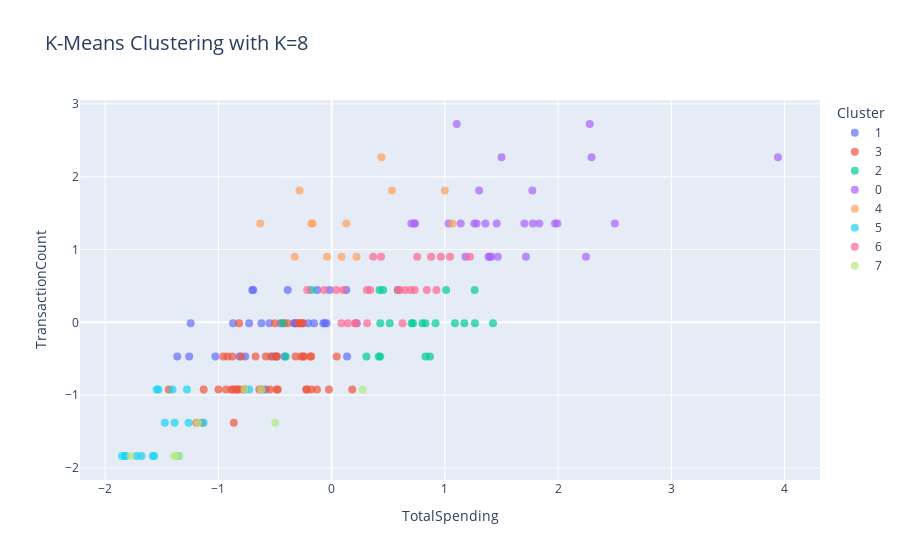

Notebook code cell kept with this figure:
### Code cell
fig_kmeans = px.scatter(
    customer_features,
    x="TotalSpending",
    y="TransactionCount",
    color=customer_features["Best_KMeans_Cluster"].astype(str),
    title=f"K-Means Clustering with K={best_k}",
    labels={"color": "Cluster"},
    hover_data=["CustomerID", "Region"]
)
fig_kmeans.update_traces(marker=dict(size=8, opacity=0.7))
fig_kmeans.update_layout(title_font_size=20, legend_title_font_size=14)
fig_kmeans.show()

### Figure 1 — Plotly figure (JSON) as saved in the notebook; plotly's stock layout.template omitted (floating-point values rounded to 4 significant figures)
{"data": [{"customdata": [["C0001", 3], ["C0016", 2], ["C0019", 1], ["C0025", 3], ["C0042", 2], ["C0055", 2], ["C0056", 0], ["C0069", 1], ["C0076", 3], ["C0088", 0], ["C0094", 2], ["C0103", 1], ["C0116", 2], ["C0118", 3], ["C0119", 1], ["C0121", 1], ["C0127", 1], ["C0137", 3], ["C0146", 0], ["C0152", 3], ["C0154", 2], ["C0157", 2], ["C0158", 3], ["C0164", 1], ["C0172", 1], ["C0174", 3], ["C0177", 0], ["C0178", 0], ["C0189", 2], ["C0191", 3], ["C0192", 3], ["C0199", 1]], "hovertemplate": "Cluster=1<br>TotalSpending=%{x}<br>TransactionCount=%{y}<br>CustomerID=%{customdata[0]}<br>Region=%{customdata[1]}<extra></extra>", "legendgroup": "1", "marker": {"color": "#636efa", "opacity": 0.7, "size": 8, "symbol": "circle"}, "mode": "markers", "name": "1", "orientation": "v", "showlegend": true, "type": "scatter", "x": [-0.0617, 0.2227, -0.701, -1.027, -0.5825, -0.3335, -0.1556, -0.322, -0.6205, -0.7286, -1.258, -0.5496, -0.3876, -0.0178, -1.245, -1.364, -0.1282, -0.07372, -0.4904, -0.04456, 0.1293, -0.8704, 0.1363, -0.2077, -0.6923, -0.3147, -0.5238, -0.4149, -0.4508, -0.2567, -0.7629, -0.814], "xaxis": "x", "y": [-0.01146, -0.01146, 0.4446, -0.4675, -0.9235, -0.01146, -0.01146, -0.01146, -0.01146, -0.01146, -0.4675, -0.01146, 0.4446, 0.4446, -0.01146, -0.4675, 0.4446, -0.01146, -0.4675, -0.01146, 0.4446, -0.01146, -0.4675, -0.01146, 0.4446, -0.01146, -0.4675, -0.4675, -0.01146, -0.01146, -0.4675, -0.4675], "yaxis": "y"}, {"customdata": [["C0002", 0], ["C0005", 0], ["C0007", 0], ["C0010", 1], ["C0026", 2], ["C0027", 0], ["C0029", 2], ["C0030", 2], ["C0031", 3], ["C0035", 2], ["C0036", 2], ["C0038", 2], ["C0044", 1], ["C0050", 2], ["C0052", 3], ["C0062", 1], ["C0063", 1], ["C0066", 1], ["C0070", 1], ["C0071", 3], ["C0072", 2], ["C0074", 1], ["C0077", 3], ["C0085", 3], ["C0086", 1], ["C0092", 0], ["C0095", 3], ["C0106", 0], ["C0111", 1], ["C0112", 3], ["C0115", 0], ["C0120", 3], ["C0125", 2], ["C0129", 3], ["C0131", 2], ["C0132", 1], ["C0133", 3], ["C0135", 1], ["C0140", 0], ["C0142", 0], ["C0159", 0], ["C0160", 2], ["C0166", 1], ["C0167", 1], ["C0185", 2], ["C0186", 0], ["C0190", 3], ["C0193", 0], ["C0197", 1]], "hovertemplate": "Cluster=3<br>TotalSpending=%{x}<br>TransactionCount=%{y}<br>CustomerID=%{customdata[0]}<br>Region=%{customdata[1]}<extra></extra>", "legendgroup": "3", "marker": {"color": "#EF553B", "opacity": 0.7, "size": 8, "symbol": "circle"}, "mode": "markers", "name": "3", "orientation": "v", "showlegend": true, "type": "scatter", "x": [-0.8777, -0.7839, -0.4855, -0.9572, 0.04471, -0.4947, -0.9198, -0.502, -0.7997, -0.4812, -0.8694, -0.4215, -0.1298, -0.218, -0.5357, -0.9998, -1.143, 0.1816, -0.187, -1.13, -0.2559, -0.2254, -1.439, -0.4754, -0.3898, -0.2469, -1.194, -0.2888, -0.8174, -0.8248, -0.1806, -0.5455, -0.2699, -0.6169, -0.8334, -0.884, -0.3189, -0.1815, -0.8638, -0.6719, -0.763, -0.2956, -0.5809, -0.6383, -0.02352, -0.933, -0.2649, -0.2506, -0.8417], "xaxis": "x", "y": [-0.4675, -0.9235, -0.9235, -0.4675, -0.4675, -0.4675, -0.4675, -0.01146, -0.4675, -0.4675, -0.9235, -0.01146, -0.9235, -0.9235, -0.4675, -0.9235, -1.38, -0.9235, -0.4675, -0.9235, -0.01146, -0.9235, -0.9235, -0.9235, -0.01146, -0.4675, -1.38, -0.01146, -0.01146, -0.9235, -0.9235, -0.9235, -0.4675, -0.9235, -0.9235, -0.9235, -0.4675, -0.4675, -1.38, -0.4675, -0.9235, -0.01146, -0.4675, -0.9235, -0.9235, -0.9235, -0.01146, -0.4675, -0.9235], "yaxis": "y"}, {"customdata": [["C0003", 3], ["C0006", 3], ["C0018", 2], ["C0037", 1], ["C0039", 3], ["C0053", 1], ["C0079", 2], ["C0091", 3], ["C0096", 3], ["C0114", 1], ["C0117", 2], ["C0134", 0], ["C0136", 0], ["C0138", 0], ["C0148", 3], ["C0149", 1], ["C0163", 3], ["C0168", 3], ["C0169", 3], ["C0170", 1], ["C0171", 3], ["C0182", 1], ["C0196", 1], ["C0200", 0]], "hovertemplate": "Cluster=2<br>TotalSpending=%{x}<br>TransactionCount=%{y}<br>CustomerID=%{customdata[0]}<br>Region=%{customdata[1]}<extra></extra>", "legendgroup": "2", "marker": {"color": "#00cc96", "opacity": 0.7, "size": 8, "symbol": "circle"}, "mode": "markers", "name": "2", "orientation": "v", "showlegend": true, "type": "scatter", "x": [-0.4059, 0.4159, 0.7191, 0.4297, 0.4225, 1.012, 0.429, -0.1803, 1.425, 1.265, 0.3069, -0.4311, 0.4549, 1.172, 1.089, 0.5128, 1.263, 0.8679, 0.5831, 0.8011, 0.9179, 0.8279, 0.8291, 0.7064], "xaxis": "x", "y": [-0.4675, -0.4675, -0.01146, -0.01146, 0.4446, 0.4446, -0.4675, 0.4446, -0.01146, -0.01146, -0.4675, -0.01146, 0.4446, -0.01146, -0.01146, -0.01146, 0.4446, -0.4675, 0.4446, -0.01146, -0.01146, -0.01146, -0.4675, -0.01146], "yaxis": "y"}, {"customdata": [["C0004", 3], ["C0013", 3], ["C0017", 1], ["C0028", 0], ["C0041", 1], ["C0045", 0], ["C0046", 2], ["C0054", 0], ["C0059", 2], ["C0065", 2], ["C0068", 2], ["C0075", 1], ["C0082", 3], ["C0087", 3], ["C0099", 3], ["C0101", 0], ["C0102", 3], ["C0104", 3], ["C0109", 2], ["C0113", 3], ["C0141", 1], ["C0143", 0], ["C0145", 0], ["C0156", 2], ["C0162", 0], ["C0165", 3], ["C0173", 0], ["C0175", 0], ["C0188", 3]], "hovertemplate": "Cluster=0<br>TotalSpending=%{x}<br>TransactionCount=%{y}<br>CustomerID=%{customdata[0]}<br>Region=%{customdata[1]}<extra></extra>", "legendgroup": "0", "marker": {"color": "#ab63fa", "opacity": 0.7, "size": 8, "symbol": "circle"}, "mode": "markers", "name": "0", "orientation": "v", "showlegend": true, "type": "scatter", "x": [1.033, 1.386, 0.7038, 1.834, 1.467, 1.397, 1.182, 2.502, 1.973, 2.296, 1.358, 1.303, 2.246, 1.716, 1.777, 1.14, 1.458, 1.702, 1.105, 0.7356, 3.942, 1.41, 1.26, 2.28, 0.7302, 1.773, 1.28, 1.501, 1.993], "xaxis": "x", "y": [1.357, 0.9006, 1.357, 1.357, 0.9006, 0.9006, 0.9006, 1.357, 1.357, 2.269, 1.357, 1.813, 0.9006, 0.9006, 1.357, 1.357, 1.357, 1.357, 2.725, 1.357, 2.269, 0.9006, 1.357, 2.725, 1.357, 1.813, 1.357, 2.269, 1.357], "yaxis": "y"}, {"customdata": [["C0008", 2], ["C0021", 0], ["C0024", 2], ["C0047", 2], ["C0049", 2], ["C0084", 0], ["C0093", 0], ["C0098", 2], ["C0139", 2], ["C0147", 3], ["C0161", 0], ["C0184", 3], ["C0194", 2]], "hovertemplate": "Cluster=4<br>TotalSpending=%{x}<br>TransactionCount=%{y}<br>CustomerID=%{customdata[0]}<br>Region=%{customdata[1]}<extra></extra>", "legendgroup": "4", "marker": {"color": "#FFA15A", "opacity": 0.7, "size": 8, "symbol": "circle"}, "mode": "markers", "name": "4", "orientation": "v", "showlegend": true, "type": "scatter", "x": [0.44, 1.068, 0.08736, -0.3265, -0.6301, 0.5327, 0.9998, -0.1692, 0.1293, -0.2838, -0.178, -0.04055, 0.2198], "xaxis": "x", "y": [2.269, 1.357, 0.9006, 0.9006, 1.357, 1.813, 1.813, 1.357, 1.357, 1.813, 1.357, 0.9006, 0.9006], "yaxis": "y"}, {"customdata": [["C0009", 1], ["C0014", 1], ["C0015", 2], ["C0032", 3], ["C0033", 2], ["C0043", 0], ["C0058", 2], ["C0060", 1], ["C0061", 1], ["C0078", 0], ["C0083", 3], ["C0097", 0], ["C0123", 0], ["C0128", 0], ["C0130", 3], ["C0150", 3], ["C0198", 1]], "hovertemplate": "Cluster=5<br>TotalSpending=%{x}<br>TransactionCount=%{y}<br>CustomerID=%{customdata[0]}<br>Region=%{customdata[1]}<extra></extra>", "legendgroup": "5", "marker": {"color": "#19d3f3", "opacity": 0.7, "size": 8, "symbol": "circle"}, "mode": "markers", "name": "5", "orientation": "v", "showlegend": true, "type": "scatter", "x": [-1.406, -1.722, -1.264, -1.529, -1.824, -1.278, -1.68, -1.852, -0.727, -1.352, -1.545, -1.821, -1.131, -1.474, -1.568, -1.579, -1.387], "xaxis": "x", "y": [-0.9235, -1.836, -1.38, -0.9235, -1.836, -0.9235, -1.836, -1.836, -0.9235, -1.836, -0.9235, -1.836, -1.38, -1.38, -1.836, -1.836, -1.38], "yaxis": "y"}, {"customdata": [["C0011", 3], ["C0012", 3], ["C0022", 0], ["C0023", 1], ["C0034", 2], ["C0048", 3], ["C0051", 1], ["C0057", 1], ["C0064", 1], ["C0067", 2], ["C0081", 1], ["C0090", 0], ["C0100", 1], ["C0105", 1], ["C0107", 3], ["C0108", 3], ["C0122", 2], ["C0124", 1], ["C0126", 3], ["C0153", 3], ["C0155", 3], ["C0179", 1], ["C0181", 3], ["C0183", 2], ["C0187", 3], ["C0195", 3]], "hovertemplate": "Cluster=6<br>TotalSpending=%{x}<br>TransactionCount=%{y}<br>CustomerID=%{customdata[0]}<br>Region=%{customdata[1]}<extra></extra>", "legendgroup": "6", "marker": {"color": "#FF6692", "opacity": 0.7, "size": 8, "symbol": "circle"}, "mode": "markers", "name": "6", "orientation": "v", "showlegend": true, "type": "scatter", "x": [0.1437, 0.9649, 0.6497, 0.9252, -0.2156, 0.2099, 1.221, 0.5848, 0.3131, 0.3411, 0.04112, 0.367, 0.8403, 0.7331, 0.08567, 0.7556, 0.8781, 0.436, 0.6008, 0.6988, 1.045, 0.1015, -0.06549, 0.2095, 0.6264, 0.3112], "xaxis": "x", "y": [-0.01146, 0.9006, 0.4446, 0.4446, 0.4446, -0.01146, 0.9006, 0.4446, -0.01146, 0.4446, 0.4446, 0.9006, 0.4446, 0.4446, -0.01146, 0.9006, 0.9006, 0.9006, 0.4446, 0.4446, 0.9006, 0.4446, 0.4446, -0.01146, -0.01146, 0.4446], "yaxis": "y"}, {"customdata": [["C0020", 2], ["C0040", 0], ["C0073", 1], ["C0080", 0], ["C0089", 1], ["C0110", 0], ["C0144", 2], ["C0151", 3], ["C0176", 2]], "hovertemplate": "Cluster=7<br>TotalSpending=%{x}<br>TransactionCount=%{y}<br>CustomerID=%{customdata[0]}<br>Region=%{customdata[1]}<extra></extra>", "legendgroup": "7", "marker": {"color": "#B6E880", "opacity": 0.7, "size": 8, "symbol": "circle"}, "mode": "markers", "name": "7", "orientation": "v", "showlegend": true, "type": "scatter", "x": [-1.392, 0.2747, -0.7695, -1.346, -0.4984, -1.381, -1.183, -1.774, -0.6214], "xaxis": "x", "y": [-1.836, -0.9235, -0.9235, -1.836, -1.38, -1.836, -1.38, -1.836, -0.9235], "yaxis": "y"}], "layout": {"autosize": true, "legend": {"title": {"font": {"size": 14}, "text": "Cluster"}, "tracegroupgap": 0}, "title": {"font": {"size": 20}, "text": "K-Means Clustering with K=8"}, "xaxis": {"anchor": "y", "autorange": true, "domain": [0, 1], "range": [-2.241, 4.332], "title": {"text": "TotalSpending"}, "type": "linear"}, "yaxis": {"anchor": "x", "autorange": true, "domain": [0, 1], "range": [-2.256, 3.145], "title": {"text": "TransactionCount"}, "type": "linear"}}}
